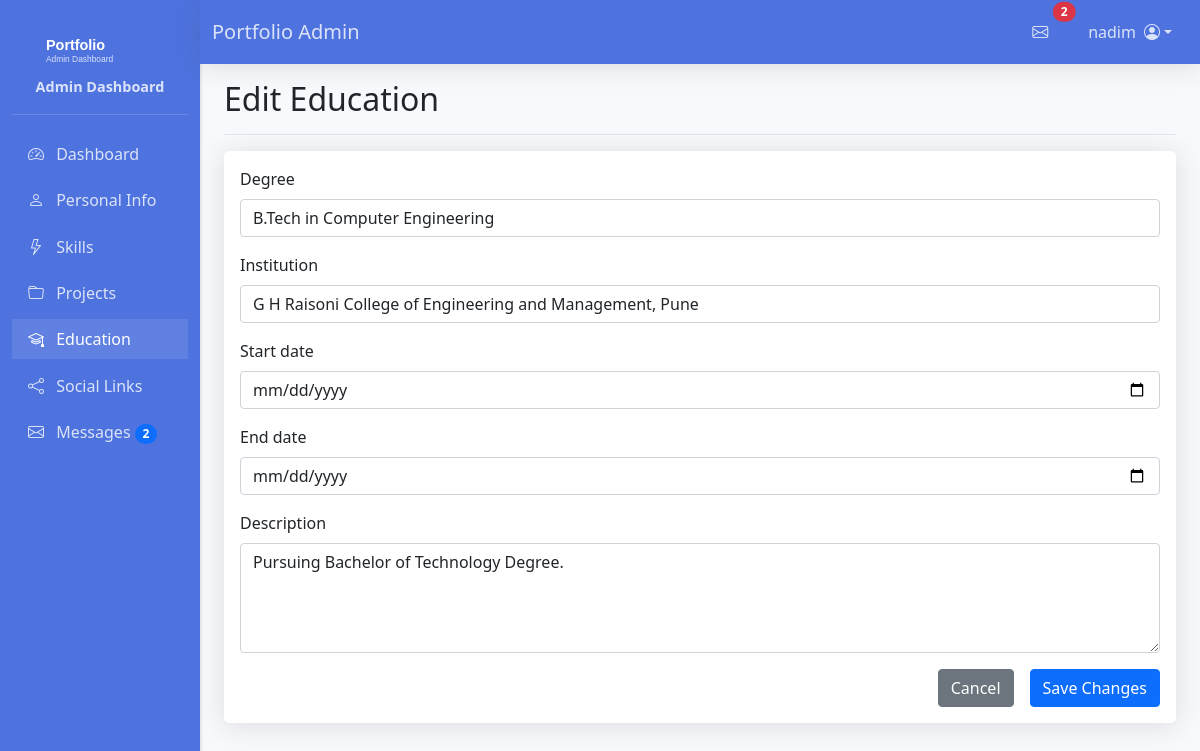
Screenshot of /dashboard/education/1/edit/ (signed in) with the database file from the repository.
### portfolio/models.py (models this page shows, shortened)
class Education(models.Model):
    degree = models.CharField(max_length=200)
    institution = models.CharField(max_length=200)
    start_date = models.DateField()
    end_date = models.DateField()
    description = models.TextField()
    percentage = models.DecimalField(max_digits=5, decimal_places=2, blank=True, null=True)
    class Meta:
        ordering = ['-end_date']
        verbose_name_plural = "Education"

### portfolio/views.py (the view)
# urls.py: path('dashboard/education/<int:pk>/edit/', views.education_edit, name='education_edit'),
@login_required
def education_edit(request, pk):
    education = get_object_or_404(Education, pk=pk)
    if request.method == 'POST':
        form = EducationForm(request.POST, instance=education)
        if form.is_valid():
            form.save()
            messages.success(request, 'Education updated successfully!')
            return redirect('portfolio:education_list')
    else:
        form = EducationForm(instance=education)
    return render(request, 'portfolio/admin/education_form.html', {'form': form})

### portfolio/forms.py (shortened to what this page needs)
class EducationForm(forms.ModelForm):
    class Meta:
        model = Education
        fields = ['degree', 'institution', 'start_date', 'end_date', 'description']
        widgets = {
            'start_date': forms.DateInput(attrs={'type': 'date'}),
            'end_date': forms.DateInput(attrs={'type': 'date'}),
            'description': forms.Textarea(attrs={'rows': 4})
        }

### portfolio/context_processors.py (called while the page is built)
def unread_messages(request):
    if request.user.is_authenticated:
        unread_count = ContactMessage.objects.filter(is_read=False).count()
        recent_unread_messages = ContactMessage.objects.filter(is_read=False).order_by('-created_at')[:5]
        return {
            'unread_count': unread_count,
            'recent_messages': recent_unread_messages
        }
    return {
        'unread_count': 0,
        'recent_messages': []
    }

### portfolio/templates/portfolio/admin/education_form.html (shortened to what this page needs)
{% extends 'portfolio/admin/base_admin.html' %}
{% block page_title %}
{% if form.instance.pk %}Edit Education{% else %}Add Education{% endif %}
{% endblock %}
{% block admin_content %}
<div class="card">
    <div class="card-body">
        <form method="post" class="needs-validation" novalidate>
            {% for field in form %}
            <div class="mb-3">
                <label for="{{ field.id_for_label }}" class="form-label">{{ field.label }}</label>
                {% if field.name == 'description' %}
                    <textarea name="{{ field.name }}"
                              id="{{ field.id_for_label }}"
                              class="form-control {% if field.errors %}is-invalid{% endif %}"
                              rows="4"
                              {% if field.field.required %}required{% endif %}>{{ field.value|default:'' }}</textarea>
                {% else %}
                    <input type="{{ field.field.widget.input_type }}"
                           name="{{ field.name }}"
                           id="{{ field.id_for_label }}"
                           value="{{ field.value|default:'' }}"
                           class="form-control {% if field.errors %}is-invalid{% endif %}"
                           {% if field.field.required %}required{% endif %}>
                {% endif %}
            </div>
            {% endfor %}
            <div class="d-grid gap-2 d-md-flex justify-content-md-end">
                <a href="{% url 'portfolio:education_list' %}" class="btn btn-secondary me-md-2">Cancel</a>
                <button type="submit" class="btn btn-primary">
                    {% if form.instance.pk %}Save Changes{% else %}Add Education{% endif %}
                </button>
            </div>
        </form>
    </div>
</div>
{% endblock %}

### portfolio/templates/portfolio/admin/base_admin.html (shortened to what this page needs)
{% load static %}
<!DOCTYPE html>
<html lang="en">
<head>
    <link href="https://cdn.jsdelivr.net/npm/bootstrap@5.1.3/dist/css/bootstrap.min.css" rel="stylesheet">
    <link href="https://cdn.jsdelivr.net/npm/bootstrap-icons@1.8.1/font/bootstrap-icons.css" rel="stylesheet">
</head>
<body>
    {% if user.is_authenticated and request.path|slice:":10" == '/dashboard' %}
    <nav class="navbar navbar-expand-lg navbar-light bg-white fixed-top">
        <div class="container-fluid">
            <a class="navbar-brand mx-auto mx-md-0" href="{% url 'portfolio:admin_dashboard' %}">
                Portfolio Admin
            </a>
            <div class="d-flex align-items-center order-lg-2">
                {% if user.is_authenticated %}
                <div class="nav-item dropdown me-2">
                    <a class="nav-link position-relative" href="#" id="messagesDropdown" role="button" data-bs-toggle="dropdown" data-bs-auto-close="outside" aria-expanded="false">
                        <i class="bi bi-envelope"></i>
                        {% if unread_count > 0 %}
                            <span class="position-absolute top-0 start-100 translate-middle badge rounded-pill bg-danger">
                                {{ unread_count }}
                            </span>
                        {% endif %}
                    </a>
                </div>
                <div class="nav-item dropdown">
                    <a class="nav-link dropdown-toggle d-flex align-items-center" href="#" role="button" id="userDropdown" data-bs-toggle="dropdown" aria-expanded="false">
                        <span class="d-none d-lg-inline me-2">{{ request.user.username }}</span>
                        <i class="bi bi-person-circle"></i>
                    </a>
                </div>
                {% endif %}
            </div>
        </div>
    </nav>
    {% endif %}
{% block content %}
{% if user.is_authenticated %}
<div class="container-fluid">
    <div class="row">
        <nav id="sidebar" class="col-md-3 col-lg-2 d-md-block sidebar">
            <div class="position-sticky pt-3">
                <div class="sidebar-brand">
                    <img src="{% static 'portfolio/img/logo.svg' %}" alt="Portfolio Logo">
                    <span class="sidebar-brand-text">Admin Dashboard</span>
                </div>
                <ul class="nav flex-column">
                    <li class="nav-item">
                        <a class="nav-link {% if request.resolver_match.url_name == 'admin_dashboard' %}active{% endif %}"
                           href="{% url 'portfolio:admin_dashboard' %}">
                            <i class="bi bi-speedometer2"></i> Dashboard
                        </a>
                    </li>
                    <li class="nav-item">
                        <a class="nav-link {% if 'personal-info' in request.path %}active{% endif %}"
                           href="{% url 'portfolio:personal_info_edit' %}">
                            <i class="bi bi-person"></i> Personal Info
                        </a>
                    </li>
                    <li class="nav-item">
                        <a class="nav-link {% if 'skills' in request.path %}active{% endif %}"
                           href="{% url 'portfolio:skill_list' %}">
                            <i class="bi bi-lightning"></i> Skills
                        </a>
                    </li>
                    <li class="nav-item">
                        <a class="nav-link {% if 'projects' in request.path %}active{% endif %}"
                           href="{% url 'portfolio:project_list' %}">
                            <i class="bi bi-folder"></i> Projects
                        </a>
                    </li>
                    <li class="nav-item">
                        <a class="nav-link {% if 'education' in request.path %}active{% endif %}"
                           href="{% url 'portfolio:education_list' %}">
                            <i class="bi bi-mortarboard"></i> Education
                        </a>
                    </li>
                    <li class="nav-item">
                        <a class="nav-link {% if 'social-links' in request.path %}active{% endif %}"
                           href="{% url 'portfolio:social_link_list' %}">
                            <i class="bi bi-share"></i> Social Links
                        </a>
                    </li>
                    <li class="nav-item">
                        <a class="nav-link {% if request.resolver_match.url_name == 'message_list' %}active{% endif %}"
                           href="{% url 'portfolio:message_list' %}">
                            <i class="bi bi-envelope"></i>
                            Messages
                            {% if unread_count > 0 %}
                            <span class="badge bg-primary rounded-pill">{{ unread_count }}</span>
                            {% endif %}
                        </a>
                    </li>
                </ul>
            </div>
        </nav>
        <main class="col-md-9 ms-sm-auto col-lg-10 px-md-4">
            <div class="d-flex justify-content-between flex-wrap flex-md-nowrap align-items-center pt-3 pb-2 mb-3 border-bottom">
                <h1 class="h2">{% block page_title %}{% endblock %}</h1>
            </div>
            {% block admin_content %}{% endblock %}
        </main>
    </div>
</div>
{% else %}
<div class="container mt-5">
    <div class="alert alert-warning">
        Please <a href="{% url 'login' %}">log in</a> to access the admin dashboard.
    </div>
</div>
{% endif %}
{% endblock %}
</body>
</html>

### rows the page displays
Education: degree "B.Tech in Computer Engineering" "G H Raisoni College of Engineering and Management, Pune", description "Pursuing Bachelor of Technology Degree."

### other values shown
{{ unread_count }} "2"
{{ request.user.username }} "nadim"
{{ field.label }} "Degree" "Institution" "Start date" "End date" "Description"
